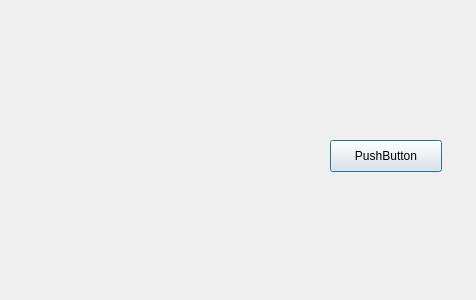
<?xml version="1.0" encoding="UTF-8"?>
<ui version="4.0">
 <class>DialogVote</class>
 <widget class="QDialog" name="DialogVote">
  <property name="geometry">
   <rect>
    <x>0</x>
    <y>0</y>
    <width>476</width>
    <height>300</height>
   </rect>
  </property>
  <property name="windowTitle">
   <string>Dialog</string>
  </property>
  <widget class="QWidget" name="gridLayoutWidget">
   <property name="geometry">
    <rect>
     <x>-1</x>
     <y>-1</y>
     <width>271</width>
     <height>301</height>
    </rect>
   </property>
   <layout class="QGridLayout" name="gridLayout">
    <property name="leftMargin">
     <number>5</number>
    </property>
    <property name="topMargin">
     <number>5</number>
    </property>
    <property name="rightMargin">
     <number>5</number>
    </property>
    <property name="bottomMargin">
     <number>5</number>
    </property>
   </layout>
  </widget>
  <widget class="QPushButton" name="pushButton">
   <property name="geometry">
    <rect>
     <x>330</x>
     <y>140</y>
     <width>112</width>
     <height>32</height>
    </rect>
   </property>
   <property name="text">
    <string>PushButton</string>
   </property>
  </widget>
 </widget>
 <resources/>
 <connections/>
</ui>
